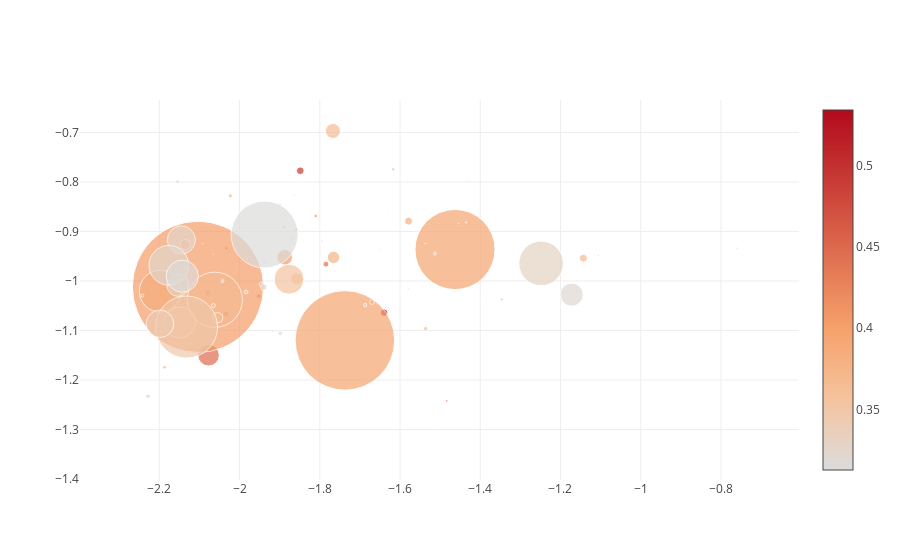

Notebook cell for this chart:
### Markdown cell above
Le premier profil pour la requête *fruits* est [*juicenantes*](https://www.instagram.com/juicenantes/), qui ne mentionne d'ailleurs guère les fruits (mais qui en est plein !)

Ceci illustre bien l'approche: analyse sémantique du texte (pas par mots-clés), des images, des hashtags. Ce qui compte est bien le sens et le domaine lexical, pas les termes exacts employés.

### Code cell
mylib.launch_campaign_about('fruits')

### Figure 1 — Plotly figure (JSON) as saved in the notebook; plotly's stock layout.template omitted (floating-point values rounded to 4 significant figures)
{"data": [{"marker": {"color": [0.534, 0.531, 0.4931, 0.4795, 0.4776, 0.4775, 0.4762, 0.4724, 0.4624, 0.4483, 0.447, 0.4428, 0.441, 0.4378, 0.4253, 0.4248, 0.4235, 0.4216, 0.4204, 0.4202, 0.4169, 0.4104, 0.4059, 0.4052, 0.4048, 0.4039, 0.4036, 0.4005, 0.3971, 0.3966, 0.3951, 0.3935, 0.3909, 0.3886, 0.3872, 0.3864, 0.3847, 0.3823, 0.38, 0.3796, 0.3793, 0.3763, 0.3742, 0.3736, 0.3714, 0.3711, 0.3685, 0.3684, 0.3681, 0.3668, 0.366, 0.3652, 0.3628, 0.3615, 0.3587, 0.3586, 0.3569, 0.3564, 0.3551, 0.3549, 0.3545, 0.3536, 0.3529, 0.3499, 0.3496, 0.3488, 0.348, 0.3473, 0.3463, 0.3441, 0.344, 0.3423, 0.3395, 0.3391, 0.3386, 0.3367, 0.3321, 0.3319, 0.3309, 0.3303, 0.3296, 0.3292, 0.3291, 0.3262, 0.3253, 0.325, 0.3244, 0.3243, 0.324, 0.321, 0.3202, 0.3184, 0.3182, 0.3166, 0.3163, 0.3158, 0.3136, 0.3135, 0.3133, 0.3129], "showscale": true, "size": [7.426, 5.051, 7.718, 0.3149, 1.484, 2.683, 1.531, 1.033, 2.611, 5.815, 21.52, 0.4809, 5.994, 2.651, 0.9129, 0.7481, 3.396, 0.8294, 0.922, 6.498, 4.463, 1.378, 2.415, 2.264, 4.982, 131.3, 15.55, 1.933, 0.6196, 10.25, 80.13, 99.54, 1.76, 0.9527, 1.313, 4.522, 41.85, 3.9, 3.577, 7.938, 1.086, 12.36, 3.025, 1.601, 0.464, 3.926, 0.6731, 7.944, 1.062, 55.21, 15.08, 2.203, 10.18, 1.024, 0.889, 11.91, 0.8467, 31.32, 4.067, 29.95, 4.766, 0.708, 3.523, 1.515, 4.877, 2.138, 62.14, 0.295, 0.943, 27.51, 0.3728, 3.443, 0.9729, 1.152, 0.8052, 6.204, 22.03, 3.132, 4.511, 3.715, 44.59, 0.8989, 0.7971, 28.04, 3.529, 0.3473, 2.633, 39.75, 0.804, 3.245, 23.09, 2.026, 4.511, 2.727, 32.15, 2.792, 0.751, 67.0, 1.396, 2.339]}, "mode": "markers", "text": ["instagram URL: http://instagram.com/web/friendships/3805189832/follow/<br>instagram ID: 3805189832<br>final measure: 0.5340257477082174<br>likes: 29835<br>followers: 2254<br>likesperday: 81.99299535971527<br>", "instagram URL: http://instagram.com/web/friendships/1636863477/follow/<br>instagram ID: 1636863477<br>final measure: 0.5310078511696066<br>likes: 23011<br>followers: 2743<br>likesperday: 40.419965830635064<br>", "instagram URL: http://instagram.com/web/friendships/2143558088/follow/<br>instagram ID: 2143558088<br>final measure: 0.49310740281297005<br>likes: 29704<br>followers: 5497<br>likesperday: 36.47954107193743<br>", "instagram URL: http://instagram.com/web/friendships/3489893755/follow/<br>instagram ID: 3489893755<br>final measure: 0.47947302688826793<br>likes: 4438<br>followers: 252<br>likesperday: 8.866776499945496<br>", "instagram URL: http://instagram.com/web/friendships/1347227982/follow/<br>instagram ID: 1347227982<br>final measure: 0.4776392989775502<br>likes: 12756<br>followers: 1683<br>likesperday: 10.259969661866519<br>", "instagram URL: http://instagram.com/web/friendships/4189333973/follow/<br>instagram ID: 4189333973<br>final measure: 0.47751121245703165<br>likes: 12817<br>followers: 1559<br>likesperday: 36.02942013780596<br>", "instagram URL: http://instagram.com/web/friendships/2954218853/follow/<br>instagram ID: 2954218853<br>final measure: 0.4762495668863493<br>likes: 13467<br>followers: 811<br>likesperday: 21.464240313701612<br>", "instagram URL: http://instagram.com/web/friendships/487413852/follow/<br>instagram ID: 487413852<br>final measure: 0.472388169763175<br>likes: 14454<br>followers: 803<br>likesperday: 9.199090001180874<br>", "instagram URL: http://instagram.com/web/friendships/287922634/follow/<br>instagram ID: 287922634<br>final measure: 0.4623601218423436<br>likes: 15208<br>followers: 1550<br>likesperday: 28.91749538894488<br>", "instagram URL: http://instagram.com/web/friendships/1406135868/follow/<br>instagram ID: 1406135868<br>final measure: 0.4482653392956854<br>likes: 20500<br>followers: 4745<br>likesperday: 34.76077143320867<br>", "instagram URL: http://instagram.com/web/friendships/50012166/follow/<br>instagram ID: 50012166<br>final measure: 0.44695292684885984<br>likes: 49064<br>followers: 3798<br>likesperday: 248.4270052468711<br>", "instagram URL: http://instagram.com/web/friendships/1635008811/follow/<br>instagram ID: 1635008811<br>final measure: 0.44284196115285396<br>likes: 6560<br>followers: 389<br>likesperday: 9.064159847165124<br>", "instagram URL: http://instagram.com/web/friendships/2206405256/follow/<br>instagram ID: 2206405256<br>final measure: 0.44097173506324966<br>likes: 30595<br>followers: 1209<br>likesperday: 97.1269984019692<br>", "instagram URL: http://instagram.com/web/friendships/4364143025/follow/<br>instagram ID: 4364143025<br>final measure: 0.43779771708413157<br>likes: 7500<br>followers: 689<br>likesperday: 136.05059402460753<br>", "instagram URL: http://instagram.com/web/friendships/3279841409/follow/<br>instagram ID: 3279841409<br>final measure: 0.4252725473425359<br>likes: 9010<br>followers: 483<br>likesperday: 19.15226082289938<br>", "instagram URL: http://instagram.com/web/friendships/3197930487/follow/<br>instagram ID: 3197930487<br>final measure: 0.42483385743642393<br>likes: 5484<br>followers: 1037<br>likesperday: 9.839781781766273<br>", "instagram URL: http://instagram.com/web/friendships/1603279870/follow/<br>instagram ID: 1603279870<br>final measure: 0.42351109998963693<br>likes: 20217<br>followers: 1178<br>likesperday: 48.42586781196961<br>", "instagram URL: http://instagram.com/web/friendships/1575607119/follow/<br>instagram ID: 1575607119<br>final measure: 0.42163032475383155<br>likes: 7631<br>followers: 821<br>likesperday: 10.979983929669046<br>", "instagram URL: http://instagram.com/web/friendships/192369573/follow/<br>instagram ID: 192369573<br>final measure: 0.4204426437865102<br>likes: 10658<br>followers: 473<br>likesperday: 16.861029210823013<br>", "instagram URL: http://instagram.com/web/friendships/3293563554/follow/<br>instagram ID: 3293563554<br>final measure: 0.4202127174824218<br>likes: 25998<br>followers: 1879<br>likesperday: 86.42988044331966<br>", "instagram URL: http://instagram.com/web/friendships/1045868245/follow/<br>instagram ID: 1045868245<br>final measure: 0.41691368704271214<br>likes: 24814<br>followers: 1174<br>likesperday: 68.35968078679474<br>", "instagram URL: http://instagram.com/web/friendships/183292850/follow/<br>instagram ID: 183292850<br>final measure: 0.4103877752212447<br>likes: 15833<br>followers: 500<br>likesperday: 23.96997172167158<br>", "instagram URL: http://instagram.com/web/friendships/4518896657/follow/<br>instagram ID: 4518896657<br>final measure: 0.405874755136091<br>likes: 18921<br>followers: 487<br>likesperday: 63.276027918681514<br>", "instagram URL: http://instagram.com/web/friendships/473909645/follow/<br>instagram ID: 473909645<br>final measure: 0.40516887900771137<br>likes: 31643<br>followers: 801<br>likesperday: 20.225954992177442<br>", "instagram URL: http://instagram.com/web/friendships/404889155/follow/<br>instagram ID: 404889155<br>final measure: 0.4047624348626668<br>likes: 22875<br>followers: 2220<br>likesperday: 48.88465010856206<br>", "instagram URL: http://instagram.com/web/friendships/321776653/follow/<br>instagram ID: 321776653<br>final measure: 0.4039233435849576<br>likes: 111211<br>followers: 41071<br>likesperday: 377.1962309231625<br>", "instagram URL: http://instagram.com/web/friendships/349974136/follow/<br>instagram ID: 349974136<br>final measure: 0.4036125900496698<br>likes: 54977<br>followers: 2416<br>likesperday: 182.1208843858333<br>", "instagram URL: http://instagram.com/web/friendships/4304717336/follow/<br>instagram ID: 4304717336<br>final measure: 0.4005207522999049<br>likes: 16189<br>followers: 329<br>likesperday: 70.17289951575854<br>", "instagram URL: http://instagram.com/web/friendships/211539883/follow/<br>instagram ID: 211539883<br>final measure: 0.3971280526322977<br>likes: 5402<br>followers: 387<br>likesperday: 18.36644636087771<br>", "instagram URL: http://instagram.com/web/friendships/1317422633/follow/<br>instagram ID: 1317422633<br>final measure: 0.3966062858547498<br>likes: 31181<br>followers: 4408<br>likesperday: 76.40241092397103<br>", "instagram URL: http://instagram.com/web/friendships/2226115366/follow/<br>instagram ID: 2226115366<br>final measure: 0.3951274291251898<br>likes: 65751<br>followers: 26021<br>likesperday: 375.29402142885175<br>", "instagram URL: http://instagram.com/web/friendships/47357571/follow/<br>instagram ID: 47357571<br>final measure: 0.39351227173150005<br>likes: 147605<br>followers: 5818<br>likesperday: 1153.6681246725275<br>", "instagram URL: http://instagram.com/web/friendships/208647489/follow/<br>instagram ID: 208647489<br>final measure: 0.390943183473119<br>likes: 5100<br>followers: 1863<br>likesperday: 32.61121034038247<br>", "instagram URL: http://instagram.com/web/friendships/1568407651/follow/<br>instagram ID: 1568407651<br>final measure: 0.3886173863879012<br>likes: 12002<br>followers: 332<br>likesperday: 22.78024122294045<br>", "instagram URL: http://instagram.com/web/friendships/3578941878/follow/<br>instagram ID: 3578941878<br>final measure: 0.3871710242875239<br>likes: 9952<br>followers: 833<br>likesperday: 20.801542248439446<br>", "instagram URL: http://instagram.com/web/friendships/30541808/follow/<br>instagram ID: 30541808<br>final measure: 0.3864242065728673<br>likes: 15534<br>followers: 2187<br>likesperday: 60.19001771521847<br>", "instagram URL: http://instagram.com/web/friendships/1412901405/follow/<br>instagram ID: 1412901405<br>final measure: 0.3846857474856813<br>likes: 81841<br>followers: 7846<br>likesperday: 272.73824233151765<br>", "instagram URL: http://instagram.com/web/friendships/36873732/follow/<br>instagram ID: 36873732<br>final measure: 0.38229142577063663<br>likes: 17294<br>followers: 1959<br>likesperday: 44.88927229556469<br>", "instagram URL: http://instagram.com/web/friendships/1626983688/follow/<br>instagram ID: 1626983688<br>final measure: 0.37998955088376923<br>likes: 29627<br>followers: 1421<br>likesperday: 30.38637088290451<br>", "instagram URL: http://instagram.com/web/friendships/4021753258/follow/<br>instagram ID: 4021753258<br>final measure: 0.3795618052267331<br>likes: 51541<br>followers: 967<br>likesperday: 126.4392697080874<br>", "instagram URL: http://instagram.com/web/friendships/3929004319/follow/<br>instagram ID: 3929004319<br>final measure: 0.3792941076265482<br>likes: 5566<br>followers: 343<br>likesperday: 61.7496917024956<br>", "instagram URL: http://instagram.com/web/friendships/642716587/follow/<br>instagram ID: 642716587<br>final measure: 0.3762663657193059<br>likes: 51149<br>followers: 1965<br>likesperday: 151.968400232543<br>", "instagram URL: http://instagram.com/web/friendships/1366512868/follow/<br>instagram ID: 1366512868<br>final measure: 0.374184017538343<br>likes: 16670<br>followers: 427<br>likesperday: 128.52095976322607<br>", "instagram URL: http://instagram.com/web/friendships/795697074/follow/<br>instagram ID: 795697074<br>final measure: 0.37355657047583274<br>likes: 18330<br>followers: 366<br>likesperday: 38.20126818951651<br>", "instagram URL: http://instagram.com/web/friendships/5704657939/follow/<br>instagram ID: 5704657939<br>final measure: 0.37138181998386594<br>likes: 1110<br>followers: 2167<br>likesperday: 8.94908945646207<br>", "instagram URL: http://instagram.com/web/friendships/5680073881/follow/<br>instagram ID: 5680073881<br>final measure: 0.3711288388404741<br>likes: 10112<br>followers: 1993<br>likesperday: 76.49613363372238<br>", "instagram URL: http://instagram.com/web/friendships/1232355094/follow/<br>instagram ID: 1232355094<br>final measure: 0.36847643183692924<br>likes: 10035<br>followers: 596<br>likesperday: 7.575188346995321<br>", "instagram URL: http://instagram.com/web/friendships/229836597/follow/<br>instagram ID: 229836597<br>final measure: 0.3683640564671521<br>likes: 53200<br>followers: 1859<br>likesperday: 63.811268976143495<br>", "instagram URL: http://instagram.com/web/friendships/3303803239/follow/<br>instagram ID: 3303803239<br>final measure: 0.3681493254350097<br>likes: 926<br>followers: 300<br>likesperday: 406.292974740755<br>", "instagram URL: http://instagram.com/web/friendships/2269773974/follow/<br>instagram ID: 2269773974<br>final measure: 0.36680741079812945<br>likes: 106617<br>followers: 7729<br>likesperday: 369.9058059619682<br>", "instagram URL: http://instagram.com/web/friendships/9989082/follow/<br>instagram ID: 9989082<br>final measure: 0.3660475239859517<br>likes: 34413<br>followers: 1791<br>likesperday: 369.04882598293176<br>", "instagram URL: http://instagram.com/web/friendships/3019079460/follow/<br>instagram ID: 3019079460<br>final measure: 0.3651781760502394<br>likes: 16365<br>followers: 964<br>likesperday: 30.7749319737656<br>", "instagram URL: http://instagram.com/web/friendships/1587361710/follow/<br>instagram ID: 1587361710<br>final measure: 0.36276047223697977<br>likes: 53406<br>followers: 2844<br>likesperday: 68.25841585917449<br>", "instagram URL: http://instagram.com/web/friendships/1495026508/follow/<br>instagram ID: 1495026508<br>final measure: 0.3614654534014369<br>likes: 11497<br>followers: 913<br>likesperday: 9.998231836056023<br>", "instagram URL: http://instagram.com/web/friendships/4076730000/follow/<br>instagram ID: 4076730000<br>final measure: 0.3587313968581015<br>likes: 5022<br>followers: 1225<br>likesperday: 12.84552329009866<br>", "instagram URL: http://instagram.com/web/friendships/3512280956/follow/<br>instagram ID: 3512280956<br>final measure: 0.3585941650470991<br>likes: 61345<br>followers: 1482<br>likesperday: 155.98156864625113<br>", "instagram URL: http://instagram.com/web/friendships/329866469/follow/<br>instagram ID: 329866469<br>final measure: 0.35688079951207324<br>likes: 9478<br>followers: 547<br>likesperday: 13.827378093534833<br>", "instagram URL: http://instagram.com/web/friendships/1400022391/follow/<br>instagram ID: 1400022391<br>final measure: 0.3564226405156609<br>likes: 52063<br>followers: 7693<br>likesperday: 244.9438252417573<br>", "instagram URL: http://instagram.com/web/friendships/593465160/follow/<br>instagram ID: 593465160<br>final measure: 0.3551450685463324<br>likes: 20964<br>followers: 1352<br>likesperday: 58.353037355372194<br>", "instagram URL: http://instagram.com/web/friendships/183401094/follow/<br>instagram ID: 183401094<br>final measure: 0.35491302091802246<br>likes: 74340<br>followers: 3456<br>likesperday: 349.1897115702864<br>", "instagram URL: http://instagram.com/web/friendships/1504904584/follow/<br>instagram ID: 1504904584<br>final measure: 0.35449215276916013<br>likes: 23232<br>followers: 661<br>likesperday: 147.92353072439937<br>", "instagram URL: http://instagram.com/web/friendships/268480650/follow/<br>instagram ID: 268480650<br>final measure: 0.35358456217656914<br>likes: 7562<br>followers: 379<br>likesperday: 17.49009719049616<br>", "instagram URL: http://instagram.com/web/friendships/17634380/follow/<br>instagram ID: 17634380<br>final measure: 0.35292404234091207<br>likes: 24428<br>followers: 1017<br>likesperday: 49.94787677307126<br>", "instagram URL: http://instagram.com/web/friendships/4155963126/follow/<br>instagram ID: 4155963126<br>final measure: 0.34985232252999876<br>likes: 7676<br>followers: 1060<br>likesperday: 28.219544748077254<br>", "instagram URL: http://instagram.com/web/friendships/345958450/follow/<br>instagram ID: 345958450<br>final measure: 0.3496182541251618<br>likes: 26345<br>followers: 1388<br>likesperday: 65.04690850951<br>", "instagram URL: http://instagram.com/web/friendships/211251092/follow/<br>instagram ID: 211251092<br>final measure: 0.3487693427554041<br>likes: 24407<br>followers: 783<br>likesperday: 23.909371809318852<br>", "instagram URL: http://instagram.com/web/friendships/1799557013/follow/<br>instagram ID: 1799557013<br>final measure: 0.34802887545629674<br>likes: 112920<br>followers: 8479<br>likesperday: 403.29715037389036<br>", "instagram URL: http://instagram.com/web/friendships/5952335079/follow/<br>instagram ID: 5952335079<br>final measure: 0.34726721075336703<br>likes: 1635<br>followers: 183<br>likesperday: 29.094623846370897<br>", "instagram URL: http://instagram.com/web/friendships/1079881456/follow/<br>instagram ID: 1079881456<br>final measure: 0.3463457866617337<br>likes: 7715<br>followers: 2049<br>likesperday: 5.62487222068061<br>", "instagram URL: http://instagram.com/web/friendships/4671740696/follow/<br>instagram ID: 4671740696<br>final measure: 0.3440750423762362<br>likes: 70322<br>followers: 3925<br>likesperday: 274.14215475050116<br>", "instagram URL: http://instagram.com/web/friendships/3162005807/follow/<br>instagram ID: 3162005807<br>final measure: 0.3440285932492905<br>likes: 3134<br>followers: 454<br>likesperday: 9.770178314009776<br>", "instagram URL: http://instagram.com/web/friendships/1028251728/follow/<br>instagram ID: 1028251728<br>final measure: 0.3422600012777701<br>likes: 17133<br>followers: 1441<br>likesperday: 48.00949155528359<br>", "instagram URL: http://instagram.com/web/friendships/1551088558/follow/<br>instagram ID: 1551088558<br>final measure: 0.33946210352952755<br>likes: 11368<br>followers: 815<br>likesperday: 10.216537778376269<br>", "instagram URL: http://instagram.com/web/friendships/1956252229/follow/<br>instagram ID: 1956252229<br>final measure: 0.33906086106429495<br>likes: 14985<br>followers: 500<br>likesperday: 17.722066512228146<br>", "instagram URL: http://instagram.com/web/friendships/2037900235/follow/<br>instagram ID: 2037900235<br>final measure: 0.33855107927439493<br>likes: 10841<br>followers: 440<br>likesperday: 13.592675606111897<br>", "instagram URL: http://instagram.com/web/friendships/327149512/follow/<br>instagram ID: 327149512<br>final measure: 0.33673729429840477<br>likes: 37530<br>followers: 2295<br>likesperday: 44.68558248908459<br>", "instagram URL: http://instagram.com/web/friendships/239605531/follow/<br>instagram ID: 239605531<br>final measure: 0.33208358558534323<br>likes: 54302<br>followers: 6053<br>likesperday: 147.71814829033227<br>", "instagram URL: http://instagram.com/web/friendships/322305495/follow/<br>instagram ID: 322305495<br>final measure: 0.3319325747656301<br>likes: 22018<br>followers: 932<br>likesperday: 47.811118312157404<br>", "instagram URL: http://instagram.com/web/friendships/3159211557/follow/<br>instagram ID: 3159211557<br>final measure: 0.33085163672909756<br>likes: 25838<br>followers: 479<br>likesperday: 164.41552111521935<br>", "instagram URL: http://instagram.com/web/friendships/3102049475/follow/<br>instagram ID: 3102049475<br>final measure: 0.3303187811893154<br>likes: 21678<br>followers: 928<br>likesperday: 68.60604772140229<br>", "instagram URL: http://instagram.com/web/friendships/2227347467/follow/<br>instagram ID: 2227347467<br>final measure: 0.3295638297028939<br>likes: 75275<br>followers: 5054<br>likesperday: 522.7401564854362<br>", "instagram URL: http://instagram.com/web/friendships/189094986/follow/<br>instagram ID: 189094986<br>final measure: 0.3292458649720656<br>likes: 8698<br>followers: 500<br>likesperday: 18.5794319722532<br>", "instagram URL: http://instagram.com/web/friendships/43075137/follow/<br>instagram ID: 43075137<br>final measure: 0.3290518930613802<br>likes: 10536<br>followers: 249<br>likesperday: 24.216618113828723<br>", "instagram URL: http://instagram.com/web/friendships/212590687/follow/<br>instagram ID: 212590687<br>final measure: 0.32618383544074453<br>likes: 78673<br>followers: 3556<br>likesperday: 280.98415242692266<br>", "instagram URL: http://instagram.com/web/friendships/2308107998/follow/<br>instagram ID: 2308107998<br>final measure: 0.32534783487715774<br>likes: 23067<br>followers: 595<br>likesperday: 90.72883570713715<br>", "instagram URL: http://instagram.com/web/friendships/1931360/follow/<br>instagram ID: 1931360<br>final measure: 0.3250394622974705<br>likes: 6337<br>followers: 285<br>likesperday: 6.678312961830813<br>", "instagram URL: http://instagram.com/web/friendships/2290572066/follow/<br>instagram ID: 2290572066<br>final measure: 0.32443322613416375<br>likes: 26367<br>followers: 718<br>likesperday: 36.6150221818094<br>", "instagram URL: http://instagram.com/web/friendships/5565677408/follow/<br>instagram ID: 5565677408<br>final measure: 0.32429604260723055<br>likes: 46845<br>followers: 8338<br>likesperday: 404.562307110103<br>", "instagram URL: http://instagram.com/web/friendships/189766969/follow/<br>instagram ID: 189766969<br>final measure: 0.3239772251785777<br>likes: 6452<br>followers: 264<br>likesperday: 37.950879302717624<br>", "instagram URL: http://instagram.com/web/friendships/4213180119/follow/<br>instagram ID: 4213180119<br>final measure: 0.32099363659283014<br>likes: 13083<br>followers: 2137<br>likesperday: 37.65912585424827<br>", "instagram URL: http://instagram.com/web/friendships/1723850111/follow/<br>instagram ID: 1723850111<br>final measure: 0.32017494996224455<br>likes: 35889<br>followers: 4946<br>likesperday: 300.4629021324196<br>", "instagram URL: http://instagram.com/web/friendships/4519088338/follow/<br>instagram ID: 4519088338<br>final measure: 0.3183637084214915<br>likes: 11252<br>followers: 956<br>likesperday: 38.16498018168483<br>", "instagram URL: http://instagram.com/web/friendships/1926077358/follow/<br>instagram ID: 1926077358<br>final measure: 0.3182106129199969<br>likes: 20637<br>followers: 540<br>likesperday: 182.62998341409823<br>", "instagram URL: http://instagram.com/web/friendships/3421423479/follow/<br>instagram ID: 3421423479<br>final measure: 0.31655228116279555<br>likes: 22396<br>followers: 497<br>likesperday: 66.79472979351054<br>", "instagram URL: http://instagram.com/web/friendships/1969640409/follow/<br>instagram ID: 1969640409<br>final measure: 0.3162856361063672<br>likes: 55026<br>followers: 21524<br>likesperday: 87.25069987346001<br>", "instagram URL: http://instagram.com/web/friendships/4695403507/follow/<br>instagram ID: 4695403507<br>final measure: 0.3157965235726862<br>likes: 20423<br>followers: 499<br>likesperday: 76.49540506625767<br>", "instagram URL: http://instagram.com/web/friendships/2316161038/follow/<br>instagram ID: 2316161038<br>final measure: 0.31355859626566013<br>likes: 10593<br>followers: 288<br>likesperday: 18.488297602146694<br>", "instagram URL: http://instagram.com/web/friendships/1507986802/follow/<br>instagram ID: 1507986802<br>final measure: 0.31346158403742186<br>likes: 40226<br>followers: 21883<br>likesperday: 509.89941171655<br>", "instagram URL: http://instagram.com/web/friendships/579652023/follow/<br>instagram ID: 579652023<br>final measure: 0.31332394314292467<br>likes: 12237<br>followers: 527<br>likesperday: 30.21847726800679<br>", "instagram URL: http://instagram.com/web/friendships/3154422215/follow/<br>instagram ID: 3154422215<br>final measure: 0.31290578482493875<br>likes: 22348<br>followers: 588<br>likesperday: 41.634970916371536<br>"], "type": "scatter", "x": [-1.64, -2.033, -1.849, -2.043, -2.042, -2.126, -1.795, -1.648, -2.033, -2.079, -2.077, -1.506, -1.785, -1.483, -1.924, -1.793, -1.81, -2.144, -1.939, -2.145, -2.126, -1.864, -1.347, -1.4, -1.952, -2.104, -1.887, -1.918, -2.091, -2.136, -1.463, -1.737, -1.106, -2.104, -1.433, -1.67, -2.198, -2.023, -2.187, -1.579, -0.7025, -1.766, -2.242, -1.632, -2.065, -1.858, -2.109, -1.143, -1.876, -2.062, -1.767, -1.938, -2.054, -1.381, -2.119, -1.857, -2.043, -2.149, -2.065, -1.877, -1.536, -2.121, -1.617, -1.607, -1.944, -1.578, -2.132, -2.285, -1.657, -2.198, -2.137, -1.888, -1.537, -1.297, -1.761, -1.94, -2.154, -1.9, -2.228, -1.984, -1.248, -1.454, -1.654, -2.145, -2.154, -1.941, -1.871, -2.176, -1.98, -1.687, -1.172, -1.862, -1.899, -2.042, -2.143, -1.513, -1.853, -1.938, -1.435, -0.7596], "y": [-1.064, -1.067, -0.7773, -0.9491, -1.136, -0.963, -0.9193, -0.9337, -0.9339, -1.024, -1.15, -0.8643, -0.966, -1.242, -0.8694, -0.9181, -0.8688, -0.9922, -1.05, -1.006, -0.9679, -0.8257, -1.037, -0.9991, -1.031, -1.012, -0.9522, -1.101, -0.9246, -0.9265, -0.9364, -1.12, -0.9482, -1.037, -0.7967, -1.043, -1.021, -0.828, -1.174, -0.8791, -0.6788, -0.9524, -1.029, -0.8646, -0.9458, -0.8964, -1.034, -0.954, -1.358, -1.038, -0.697, -0.9639, -1.074, -1.034, -1.127, -0.9955, -1.003, -1.084, -1.049, -0.9964, -1.096, -0.8193, -0.7743, -1.108, -1.007, -1.016, -1.093, -1.102, -1.016, -1.086, -0.9466, -0.8907, -0.9243, -0.9619, -0.8944, -1.012, -1.009, -0.846, -1.233, -1.022, -0.9644, -0.8837, -0.8812, -0.9171, -0.7993, -1.034, -0.9163, -0.9683, -0.9561, -1.048, -1.028, -0.9277, -1.106, -0.9996, -0.9901, -0.9446, -0.9665, -0.9062, -0.8817, -0.9338]}], "layout": {}}
